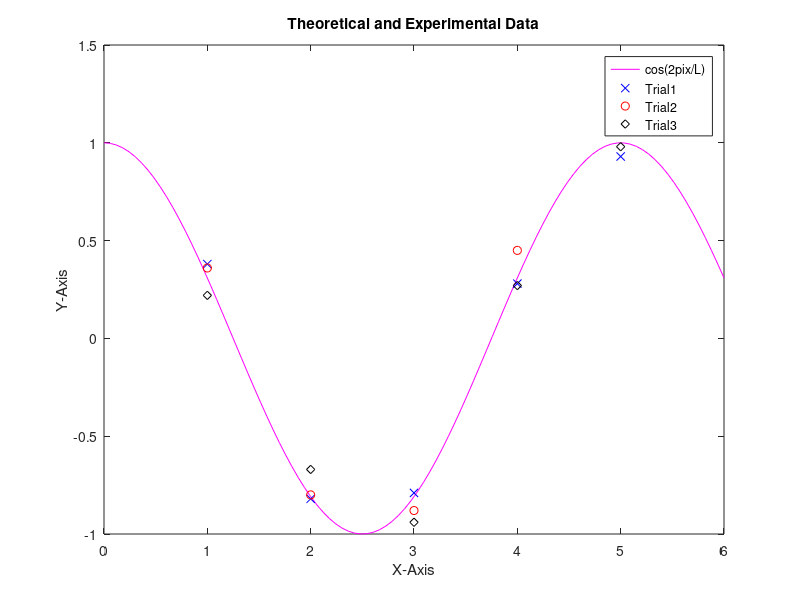

Recreate this plot in MATLAB.
%Plots theoretical and actual data on same plot
%Conor Nailos
%1/19/16

clear
clc
%% Varaibles
L=5;
x=linspace(0,6, 100);
y=cos((2*pi*x)/L);

xexp=[1 2 3 4 5];
Trial1=[.38,-.82,-.79,.28,.93];
Trial2=[.36,-.8,-.88,.45,1.1];
Trial3=[.22,-.67,-.94,.27,.98];
%% Output

plot(x,y, 'm', xexp, Trial1,'bx',xexp, Trial2, 'ro', xexp, Trial3, 'kd');
title('Theoretical and Experimental Data');
xlabel('X-Axis');
ylabel('Y-Axis');
legend('cos(2pix/L)','Trial1','Trial2', 'Trial3');